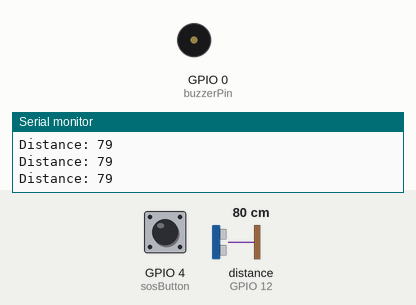
Bench run of a program on a simulated ESP32. On the bench: buzzer (waves = sounding, pin HIGH), the last lines printed to the serial monitor. Wiring (from diagram.json): ultrasonic range finder: trigger GPIO 14; echo GPIO 12. Inputs (shaded band) come from the test bench; at power-on: distance to the obstacle (sensor on GPIO 12) 80 cm, GPIO 4 (sosButton) HIGH. The echo pulse lasts 58.3 µs per cm; WiFi joins after 1.5 s; servers stay silent unless stated; uploads are accepted with an empty reply; pins used as bus, display or sensor lines are not drawn.

Above: at 3.2 s.
3.3 s: distance to the obstacle (sensor on GPIO 12) set to 55 cm
4.8 s: distance to the obstacle (sensor on GPIO 12) set to 47 cm
At 5.4 s:
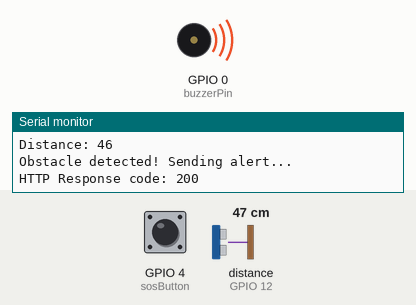
7.8 s: GPIO 4 (sosButton) pulled LOW for 0.6 s
10.8 s: distance to the obstacle (sensor on GPIO 12) set to 60 cm
At 11.6 s:
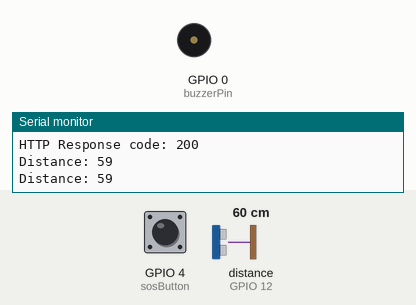
Timing chart, 0 to 13.3 s (numbered marks = the images above; inputs shaded):
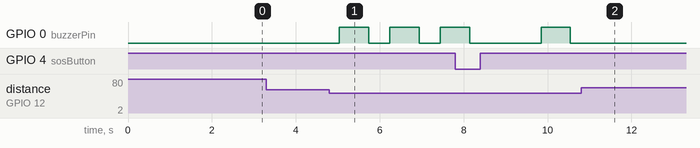

Measured:
- the behaviour switches between 51 and 50 cm on distance to the obstacle (sensor on GPIO 12) (found by bisection; images 0 and 1)
- after the input at 4.8 s, GPIO 0 (buzzerPin): alternates HIGH for 0.70 s and LOW for 0.50 s, starting after 0.23 s
- after the input at 10.8 s, GPIO 0 (buzzerPin): stops changing and stays LOW

The program:

main.cpp
```cpp
// #include <WiFi.h>
// #include <PubSubClient.h>
// void reconnect();

// // Wi-Fi credentials
// const char* ssid = "jinay";
// const char* password = "jshah123";

// // MQTT broker details
// const char* mqtt_server = "broker.hivemq.com";  // Free MQTT broker
// const int mqtt_port = 1883;
// const char* topic = "blindstick/alerts";

// WiFiClient espClient;
// PubSubClient client(espClient);

// // Pin definitions
// #define trigPin 14  // ESP32 GPIO 14 for ultrasonic sensor
// #define echoPin 12  // ESP32 GPIO 12 for ultrasonic sensor
// #define sosButton 4 // ESP32 GPIO 4 for SOS button
// #define buzzerPin 0 // ESP32 GPIO 0 for Buzzer

// void setup() {
//   Serial.begin(115200);

//   // Setup pin modes
//   pinMode(trigPin, OUTPUT);
//   pinMode(echoPin, INPUT);
//   pinMode(sosButton, INPUT_PULLUP);  // Pull-up for button
//   pinMode(buzzerPin, OUTPUT);

//   // Connect to Wi-Fi
//   WiFi.begin(ssid, password);
//   while (WiFi.status() != WL_CONNECTED) {
//     delay(1000);
//     Serial.println("Connecting to Wi-Fi...");
//   }
//   Serial.println("Connected to Wi-Fi");

//   // Set up MQTT client
//   client.setServer(mqtt_server, mqtt_port);
//   reconnect();
// }

// void reconnect() {
//   // Reconnect to MQTT if disconnected
//   while (!client.connected()) {
//     Serial.print("Attempting MQTT connection...");
//     if (client.connect("ESP32Client")) {
//       Serial.println("Connected to MQTT broker");
//     } else {
//       Serial.print("Failed, rc=");
//       Serial.print(client.state());
//       Serial.println(" Trying again in 5 seconds");
//       delay(5000);
//     }
//   }
// }

// void loop() {
//   // Ensure Wi-Fi and MQTT connections
//   if (WiFi.status() != WL_CONNECTED) {
//     Serial.println("WiFi disconnected! Reconnecting...");
//     WiFi.reconnect();  // Attempt to reconnect to Wi-Fi
//     delay(5000);
//   }

//   if (!client.connected()) {
//     reconnect();
//   }

//   client.loop();  // Maintain MQTT connection

//   // Obstacle detection with ultrasonic sensor
//   long duration, distance;
//   digitalWrite(trigPin, LOW);
//   delayMicroseconds(2);
//   digitalWrite(trigPin, HIGH);
//   delayMicroseconds(10);  // 10-microsecond pulse to trigger the sensor
//   digitalWrite(trigPin, LOW);

//   // Measure echo time
//   duration = pulseIn(echoPin, HIGH);

//   if (duration == 0) {
//     Serial.println("No echo detected.");
//   } else {
//     // Calculate distance in cm
//     distance = (duration * 0.034) / 2;
//     Serial.print("Distance: ");
//     Serial.println(distance);
//   }

//   // Check for obstacle and publish message
//   if (distance > 0 && distance < 50) {
//     digitalWrite(buzzerPin, HIGH);  // Activate buzzer
//     Serial.println("Obstacle detected! Publishing to MQTT...");
//     client.publish(topic, "Obstacle detected within 50cm range!");
//     delay(500);
//     digitalWrite(buzzerPin, LOW);
//   }

//   // SOS button press check with debouncing
//   static bool lastButtonState = HIGH;  // Last button state
//   bool currentButtonState = digitalRead(sosButton);

//   if (lastButtonState == HIGH && currentButtonState == LOW) {
//     Serial.println("SOS Alert! Publishing to MQTT...");
//     client.publish(topic, "SOS ALERT! Assistance required.");
//     delay(1000);  // Debounce delay
//   }

//   lastButtonState = currentButtonState;
//   delay(500);
// }

// #include <WiFi.h>
// #include <HTTPClient.h>

// // Wi-Fi credentials
// const char* ssid = "jinay";
// const char* password = "jshah123";

// // HTTP Server details
// const char* serverURL = "http://172.20.10.4:5000/alert"; // Replace with your actual server URL

// // Pin definitions
// #define trigPin 14  // ESP32 GPIO 14 for ultrasonic sensor
// #define echoPin 12  // ESP32 GPIO 12 for ultrasonic sensor
// #define sosButton 4 // ESP32 GPIO 4 for SOS button
// #define buzzerPin 0 // ESP32 GPIO 0 for Buzzer

// void setup() {
//   Serial.begin(115200);

//   // Setup pin modes
//   pinMode(trigPin, OUTPUT);
//   pinMode(echoPin, INPUT);
//   pinMode(sosButton, INPUT_PULLUP);  // Pull-up for button
//   pinMode(buzzerPin, OUTPUT);

//   // Connect to Wi-Fi
//   WiFi.begin(ssid, password);
//   while (WiFi.status() != WL_CONNECTED) {
//     delay(1000);
//     Serial.println("Connecting to Wi-Fi...");
//   }
//   Serial.println("Connected to Wi-Fi");
// }

// void sendAlert(const char* message) {
//   if (WiFi.status() == WL_CONNECTED) {  // Ensure Wi-Fi is connected
//     HTTPClient http;
//     http.begin(serverURL);  // Specify destination URL
//     http.addHeader("Content-Type", "application/json");  // Set content type to JSON

//     // Create JSON payload
//     String payload = "{\"message\":\"";
//     payload += message;
//     payload += "\"}";

//     // Send HTTP POST request
//     int httpResponseCode = http.POST(payload);

//     // Check response
//     if (httpResponseCode > 0) {
//       Serial.print("HTTP Response code: ");
//       Serial.println(httpResponseCode);
//     } else {
//       Serial.print("Error code: ");
//       Serial.println(httpResponseCode);
//     }
//     http.end();  // Free resources
//   } else {
//     Serial.println("WiFi Disconnected");
//   }
// }

// void loop() {
//   // Ensure Wi-Fi connection
//   if (WiFi.status() != WL_CONNECTED) {
//     Serial.println("WiFi disconnected! Reconnecting...");
//     WiFi.reconnect();  // Attempt to reconnect to Wi-Fi
//     delay(5000);
//   }

//   // Obstacle detection with ultrasonic sensor
//   long duration, distance;
//   digitalWrite(trigPin, LOW);
//   delayMicroseconds(2);
//   digitalWrite(trigPin, HIGH);
//   delayMicroseconds(10);  // 10-microsecond pulse to trigger the sensor
//   digitalWrite(trigPin, LOW);

//   // Measure echo time
//   duration = pulseIn(echoPin, HIGH);

//   if (duration == 0) {
//     Serial.println("No echo detected.");
//   } else {
//     // Calculate distance in cm
//     distance = (duration * 0.034) / 2;
//     Serial.print("Distance: ");
//     Serial.println(distance);
//   }

//   // Check for obstacle and send alert
//   if (distance > 0 && distance < 50) {
//     digitalWrite(buzzerPin, HIGH);  // Activate buzzer
//     Serial.println("Obstacle detected! Sending alert...");
//     sendAlert("Obstacle detected within 50cm range!");
//     delay(500);
//     digitalWrite(buzzerPin, LOW);
//   }

//   // SOS button press check with debouncing
//   static bool lastButtonState = HIGH;  // Last button state
//   bool currentButtonState = digitalRead(sosButton);

//   if (lastButtonState == HIGH && currentButtonState == LOW) {
//     Serial.println("SOS Alert! Sending alert...");
//     sendAlert("SOS ALERT! Assistance required.");
//     delay(1000);  // Debounce delay
//   }

//   lastButtonState = currentButtonState;
//   delay(500);
// }

#include <WiFi.h>
#include <HTTPClient.h>

// Wi-Fi credentials
const char* ssid = "jinay";
const char* password = "jshah123";

// HTTP Server details
const char* serverURL = "http://172.20.10.4:5000/alert"; // Replace with your actual server URL

// Pin definitions
#define trigPin 14  // ESP32 GPIO 14 for ultrasonic sensor
#define echoPin 12  // ESP32 GPIO 12 for ultrasonic sensor
#define sosButton 4 // ESP32 GPIO 4 for SOS button
#define buzzerPin 0 // ESP32 GPIO 0 for Buzzer Signal Pin

void setup() {
  Serial.begin(115200);

  // Setup pin modes
  pinMode(trigPin, OUTPUT);
  pinMode(echoPin, INPUT);
  pinMode(sosButton, INPUT_PULLUP);  // Pull-up for button
  pinMode(buzzerPin, OUTPUT);  // Buzzer Signal Pin

  // Connect to Wi-Fi
  WiFi.begin(ssid, password);
  while (WiFi.status() != WL_CONNECTED) {
    delay(1000);
    Serial.println("Connecting to Wi-Fi...");
  }
  Serial.println("Connected to Wi-Fi");
}

void sendAlert(const char* message) {
  if (WiFi.status() == WL_CONNECTED) {  // Ensure Wi-Fi is connected
    HTTPClient http;
    http.begin(serverURL);  // Specify destination URL
    http.addHeader("Content-Type", "application/json");  // Set content type to JSON

    // Create JSON payload
    String payload = "{\"message\":\"";
    payload += message;
    payload += "\"}";

    // Send HTTP POST request
    int httpResponseCode = http.POST(payload);

    // Check response
    if (httpResponseCode > 0) {
      Serial.print("HTTP Response code: ");
      Serial.println(httpResponseCode);
    } else {
      Serial.print("Error code: ");
      Serial.println(httpResponseCode);
    }
    http.end();  // Free resources
  } else {
    Serial.println("WiFi Disconnected");
  }
}

void loop() {
  // Ensure Wi-Fi connection
  if (WiFi.status() != WL_CONNECTED) {
    Serial.println("WiFi disconnected! Reconnecting...");
    WiFi.reconnect();  // Attempt to reconnect to Wi-Fi
    delay(5000);
  }

  // Obstacle detection with ultrasonic sensor
  long duration, distance;
  digitalWrite(trigPin, LOW);
  delayMicroseconds(2);
  digitalWrite(trigPin, HIGH);
  delayMicroseconds(10);  // 10-microsecond pulse to trigger the sensor
  digitalWrite(trigPin, LOW);

  // Measure echo time
  duration = pulseIn(echoPin, HIGH);

  if (duration == 0) {
    Serial.println("No echo detected.");
  } else {
    // Calculate distance in cm
    distance = (duration * 0.034) / 2;
    Serial.print("Distance: ");
    Serial.println(distance);
  }

  // Check for obstacle and send alert
  if (distance > 0 && distance < 50) {
    digitalWrite(buzzerPin, HIGH);  // Activate buzzer
    Serial.println("Obstacle detected! Sending alert...");
    sendAlert("Obstacle detected within 50cm range!");
    delay(500);
    digitalWrite(buzzerPin, LOW);
  }

  // SOS button press check with debouncing
  static bool lastButtonState = HIGH;  // Last button state
  bool currentButtonState = digitalRead(sosButton);

  if (lastButtonState == HIGH && currentButtonState == LOW) {
    Serial.println("SOS Alert! Sending alert...");
    sendAlert("SOS ALERT! Assistance required.");
    delay(1000);  // Debounce delay
  }

  lastButtonState = currentButtonState;
  delay(500);
}
```
